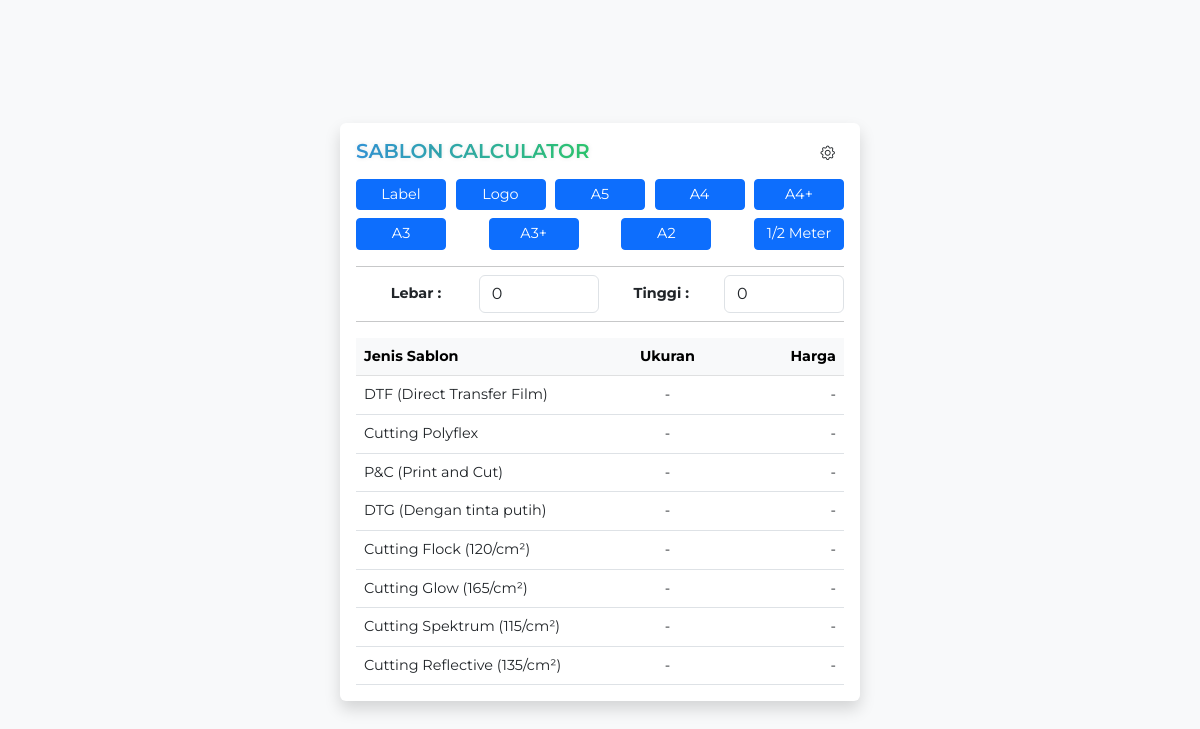
The page / on the database its author committed.
### tables this page shows
CREATE TABLE `ukuran_sablon` (
  `id` int(11) NOT NULL,
  `nama` varchar(50) NOT NULL,
  `total_size` int(11) NOT NULL,
  `urutan` int(2) NOT NULL,
  `lebar` int(11) NOT NULL,
  `tinggi` int(11) NOT NULL
);

CREATE TABLE `sablon` (
  `id` int(11) NOT NULL,
  `nama_sablon` varchar(50) NOT NULL,
  `calculate_size` varchar(5) NOT NULL,
  `min_charge` int(11) NOT NULL,
  `urutan` int(11) NOT NULL,
  `harga` int(11) NOT NULL
);

### index.php (the view, shortened to what this page needs)
<?php include 'includes/db.php'; ?>
<!DOCTYPE html>
<html lang="en">
<head>
  <link href="https://cdn.jsdelivr.net/npm/bootstrap@5.3.0-alpha1/dist/css/bootstrap.min.css" rel="stylesheet">
  <link rel="stylesheet" href="https://cdn.jsdelivr.net/npm/bootstrap-icons@1.10.0/font/bootstrap-icons.css">
</head>
<body>
  <div class="container mt-4">
    <div class="row justify-content-center">
      <div class="card p-3 shadow border-0" style="width: 520px;">
        <div class="row d-flex justify-content-between">
          <div class="col-auto">
            <h5 class="text-center mb-3 title-animation">SABLON CALCULATOR</h5>
          </div>
          <div class="col-auto">
            <a class="btn btn-sm btn-settings" href="sablon/"><i class="bi bi-gear"></i></a>
          </div>
        </div>
        <div id="calculator-section" class="mb-0">
          <div class="container-fluid">
            <div class="row d-flex justify-content-between mb-0">
              <?php
              $stmt = $pdo->query("SELECT * FROM ukuran_sablon ORDER BY urutan ASC");
              while ($row = $stmt->fetch()) {
              ?>
                <div class="btn btn-primary btn-sm mb-2 btn-size" data-id="<?= $row['id'] ?>" data-lebar="<?= $row['lebar'] ?>" data-tinggi="<?= $row['tinggi'] ?>" style="width: 90px;"> <?= $row['nama'] ?></div>
              <?php
              }
              ?>
            </div>
          </div>
          <hr class="my-2">
          <div class="row d-flex justify-content-between mb-0 mx-0">
            <div class="px-0 text-center" style="width: 120px; align-self: center;"><strong>Lebar :</strong></div>
            <div class="lebar px-0" style="width: 120px;">
              <input type="number" class="form-control" id="lebar" placeholder="Lebar (cm)" value="0">
            </div>
            <div class="px-0 text-center" style="width: 120px; align-self: center;"><strong>Tinggi :</strong></div>
            <div class="tinggi px-0" style="width: 120px;">
              <input type="number" class="form-control" id="tinggi" placeholder="Tinggi (cm)" value="0">
            </div>
          </div>
          <hr class="my-2">
          <div class=" mt-3">
            <table class="table table-hover mb-0">
              <thead class="table-light">
                <tr>
                  <th style="width: 250px;">Jenis Sablon</th>
                  <th class="text-center">Ukuran</th>
                  <th class="text-end" style="width: 115px;">Harga</th>
                </tr>
              </thead>
              <tbody>
                <?php
                $stmt = $pdo->query("SELECT * FROM sablon ORDER BY urutan ASC");
                while ($row = $stmt->fetch()) {
                ?>
                  <tr>
                    <td><?= $row['nama_sablon'] ?></td>
                    <td class="ukuran_<?= $row['id'] ?> text-center">-</td>
                    <td class="harga_<?= $row['id'] ?> text-end">-</td>
                  </tr>
                <?php
                }
                ?>
              </tbody>
            </table>
          </div>
        </div>
      </div>
    </div>
    <?php include 'includes/footer.php'; ?>

### includes/footer.php (shortened to what this page needs)
</div>
</body>
</html>

### index.php (style rules this page uses)
body { font-family: 'Montserrat', sans-serif; font-size: 0.9rem; vertical-align: middle; height: 100vh; display: flex; justify-content: center; align-items: center; background-color: #f8f9fa; margin: 0; padding: 0; overflow: hidden; }
h1, h2, h3, h4, h5, h6, .h1, .h2, .h3, .h4, .h5, .h6 { font-family: 'Montserrat', sans-serif; font-weight: 600; }
.btn { font-family: 'Montserrat', sans-serif; font-size: 0.9rem; font-weight: 400; transition: all 0.3s ease; }
.btn-size { transform: scale(1); transition: transform 0.2s ease, box-shadow 0.2s ease; }
.card { transition: all 0.3s ease; transform: translateY(0); }
.table-hover tbody tr { transition: all 0.2s ease; }
.btn-settings { transition: all 0.3s ease; }
.title-animation { position: relative; display: inline-block; animation: colorChange 5s infinite alternate; background: linear-gradient(90deg, #3498db, #2ecc71, #e74c3c, #f39c12); background-size: 300% 300%; -webkit-background-clip: text; background-clip: text; color: transparent; text-shadow: 0 0 5px rgba(0, 0, 0, 0.1); }

### rows shown on the page
ukuran_sablon: nama "Label"
ukuran_sablon: nama "Logo"
ukuran_sablon: nama "A5"
ukuran_sablon: nama "A4"
ukuran_sablon: nama "A4+"
ukuran_sablon: nama "A3"
ukuran_sablon: nama "A3+"
ukuran_sablon: nama "A2"
ukuran_sablon: nama "1/2 Meter"
sablon: nama_sablon "DTF (Direct Transfer Film)"
sablon: nama_sablon "Cutting Polyflex"
sablon: nama_sablon "P&C (Print and Cut)"
sablon: nama_sablon "DTG (Dengan tinta putih)"
sablon: nama_sablon "Cutting Flock (120/cm²)"
sablon: nama_sablon "Cutting Glow (165/cm²)"
sablon: nama_sablon "Cutting Spektrum (115/cm²)"
sablon: nama_sablon "Cutting Reflective (135/cm²)"
